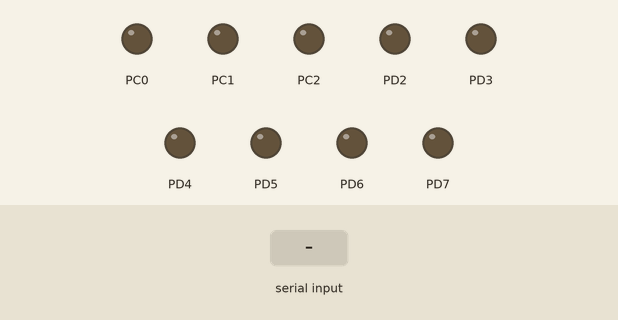
A program run on a simulated ATmega32, built with avr-gcc and emulated at 8 MHz. Parts: output pins drawn as LEDs (lit = HIGH). The inputs (shaded band) are chosen by the test bench.

Above: at 1.2 s.
1.3 s: "O" received over Serial
At 1.8 s:
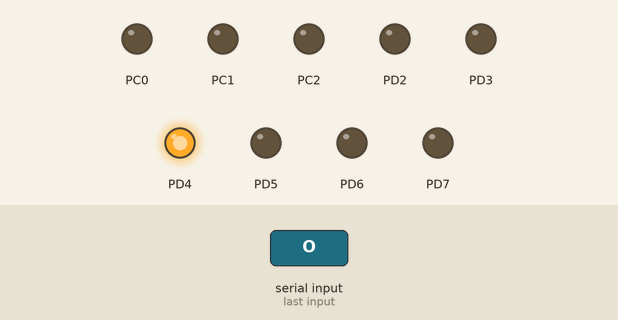
2.8 s: "1" received over Serial
At 4.1 s:
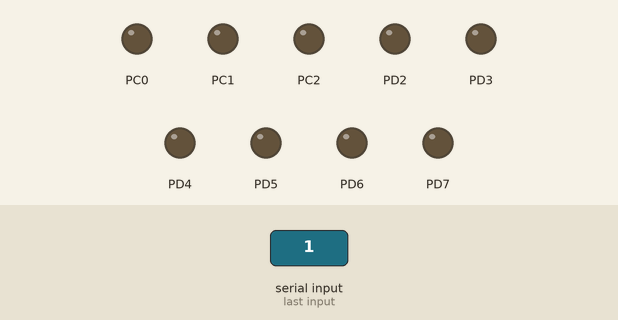
Timing chart, 0 to 5.8 s (numbered marks = the images above; inputs shaded):
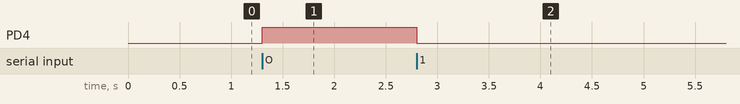

The program:

main.c
```c
/*
 * main.c
 *
 *  Created on: Dec 25, 2023
 *      Author: Saker
 */


#include "BIT_MATH.h"
#include "STD_TYPES.h"
#include "DIO_interface.h"

#include "USART_interface.h"


int main()
{

	u8 Local_u8Data = 0;
	DIO_voidInit();
	USART_voidInit();
//	DIO_u8SetPinValue(DIO_u8PORTA, DIO_u8PIN0, DIO_u8HIGH);


	while(1)
	{
		Local_u8Data = USART_u8Receive();

		if(Local_u8Data == 'O')
		{
			DIO_u8SetPinValue(DIO_u8PORTD, DIO_u8PIN4, DIO_u8HIGH);
		}
		else
		{
			DIO_u8SetPinValue(DIO_u8PORTD, DIO_u8PIN4, DIO_u8LOW);
		}
//		if(GET_BIT(DIO_u8PORTA, 0) == 1)
//		{
//			USART_voidSendData('O');
//		}
//		else
//		{
//			USART_voidSendData('F');
//		}
	}
}
```

BIT_MATH.h
```c
#ifndef _BIT_MATH_H
#define _BIT_MATH_H

#define SET_BIT(REG,BIT_NUMBER) 			(REG |=(1<<BIT_NUMBER))
#define CLR_BIT(REG,BIT_NUMBER) 			(REG &=~(1<<BIT_NUMBER))
#define TOGGLE_BIT(REG,BIT_NUMBER) 			(REG ^=(1<<BIT_NUMBER))
#define GET_BIT(REG,BIT_NUMBER) 			((REG>>BIT_NUMBER)&1)


#endif
```

DIO_config.h
```c
/*
 * DIO_config.h
 *
 *  Created on: Dec 6, 2023
 *      Author: pc
 */

#ifndef DIO_CONFIG_H_
#define DIO_CONFIG_H_
					/*PORTA DIRECTIONS
					 	 	 	 	 	 * Options : 1- DIO_u8INPUT
					 	 	 	 	 	 * 			 2- DIO_u8OUTPUT */
#define PORTA_PIN0_DIRECTION				DIO_u8INPUT
#define PORTA_PIN1_DIRECTION				DIO_u8INPUT
#define PORTA_PIN2_DIRECTION				DIO_u8INPUT
#define PORTA_PIN3_DIRECTION				DIO_u8INPUT
#define PORTA_PIN4_DIRECTION				DIO_u8INPUT
#define PORTA_PIN5_DIRECTION				DIO_u8INPUT
#define PORTA_PIN6_DIRECTION				DIO_u8INPUT
#define PORTA_PIN7_DIRECTION				DIO_u8INPUT
					/*PORTB DIRECTIONS*/
#define PORTB_PIN0_DIRECTION				DIO_u8INPUT
#define PORTB_PIN1_DIRECTION				DIO_u8INPUT
#define PORTB_PIN2_DIRECTION				DIO_u8INPUT
#define PORTB_PIN3_DIRECTION				DIO_u8INPUT
#define PORTB_PIN4_DIRECTION				DIO_u8INPUT
#define PORTB_PIN5_DIRECTION				DIO_u8INPUT
#define PORTB_PIN6_DIRECTION				DIO_u8INPUT
#define PORTB_PIN7_DIRECTION				DIO_u8INPUT
					/*PORTC DIRECTIONS*/
#define PORTC_PIN0_DIRECTION				DIO_u8OUTPUT
#define PORTC_PIN1_DIRECTION				DIO_u8OUTPUT
#define PORTC_PIN2_DIRECTION				DIO_u8OUTPUT
#define PORTC_PIN3_DIRECTION				DIO_u8INPUT
#define PORTC_PIN4_DIRECTION				DIO_u8INPUT
#define PORTC_PIN5_DIRECTION				DIO_u8INPUT
#define PORTC_PIN6_DIRECTION				DIO_u8INPUT
#define PORTC_PIN7_DIRECTION				DIO_u8INPUT
					/*PORTD DIRECTIONS*/
#define PORTD_PIN0_DIRECTION				DIO_u8INPUT
#define PORTD_PIN1_DIRECTION				DIO_u8OUTPUT
#define PORTD_PIN2_DIRECTION				DIO_u8OUTPUT
#define PORTD_PIN3_DIRECTION				DIO_u8OUTPUT
#define PORTD_PIN4_DIRECTION				DIO_u8OUTPUT
#define PORTD_PIN5_DIRECTION				DIO_u8OUTPUT
#define PORTD_PIN6_DIRECTION				DIO_u8OUTPUT
#define PORTD_PIN7_DIRECTION				DIO_u8OUTPUT

					/*PORTA Initial Values
					 	 	 	 	 	 * Options : 1- DIO_u8LOW
					 	 	 	 	 	 * 			 2- DIO_u8HIGH */
#define PORTA_PIN0_INITIAL_VALUE				DIO_u8LOW
#define PORTA_PIN1_INITIAL_VALUE				DIO_u8LOW
#define PORTA_PIN2_INITIAL_VALUE				DIO_u8LOW
#define PORTA_PIN3_INITIAL_VALUE				DIO_u8LOW
#define PORTA_PIN4_INITIAL_VALUE				DIO_u8LOW
#define PORTA_PIN5_INITIAL_VALUE				DIO_u8LOW
#define PORTA_PIN6_INITIAL_VALUE				DIO_u8LOW
#define PORTA_PIN7_INITIAL_VALUE				DIO_u8LOW

					/*PORTB Initial Values */

#define PORTB_PIN0_INITIAL_VALUE				DIO_u8LOW
#define PORTB_PIN1_INITIAL_VALUE				DIO_u8LOW
#define PORTB_PIN2_INITIAL_VALUE				DIO_u8LOW
#define PORTB_PIN3_INITIAL_VALUE				DIO_u8LOW
#define PORTB_PIN4_INITIAL_VALUE				DIO_u8LOW
#define PORTB_PIN5_INITIAL_VALUE				DIO_u8LOW
#define PORTB_PIN6_INITIAL_VALUE				DIO_u8LOW
#define PORTB_PIN7_INITIAL_VALUE				DIO_u8LOW

					/*PORTC Initial Values */
#define PORTC_PIN0_INITIAL_VALUE				DIO_u8LOW
#define PORTC_PIN1_INITIAL_VALUE				DIO_u8LOW
#define PORTC_PIN2_INITIAL_VALUE				DIO_u8LOW
#define PORTC_PIN3_INITIAL_VALUE				DIO_u8LOW
#define PORTC_PIN4_INITIAL_VALUE				DIO_u8LOW
#define PORTC_PIN5_INITIAL_VALUE				DIO_u8LOW
#define PORTC_PIN6_INITIAL_VALUE				DIO_u8LOW
#define PORTC_PIN7_INITIAL_VALUE				DIO_u8LOW

					/*PORTD Initial Values */
#define PORTD_PIN0_INITIAL_VALUE				DIO_u8LOW
#define PORTD_PIN1_INITIAL_VALUE				DIO_u8LOW
#define PORTD_PIN2_INITIAL_VALUE				DIO_u8LOW
#define PORTD_PIN3_INITIAL_VALUE				DIO_u8LOW
#define PORTD_PIN4_INITIAL_VALUE				DIO_u8LOW
#define PORTD_PIN5_INITIAL_VALUE				DIO_u8LOW
#define PORTD_PIN6_INITIAL_VALUE				DIO_u8LOW
#define PORTD_PIN7_INITIAL_VALUE				DIO_u8LOW


#endif /* DIO_CONFIG_H_ */
```

DIO_interface.h
```c
/*
 * DIO_interface.h
 *
 *  Created on: Dec 6, 2023
 *      Author: pc
 */

#ifndef DIO_INTERFACE_H_
#define DIO_INTERFACE_H_

#define DIO_u8INPUT				0
#define DIO_u8OUTPUT			1

#define DIO_u8ALL_INPUT			0
#define DIO_u8ALL_OUTPUT		0xFF

#define DIO_u8PORTA				1
#define DIO_u8PORTB				2
#define DIO_u8PORTC				3
#define DIO_u8PORTD				4

#define DIO_u8LOW				0
#define DIO_u8HIGH				1

#define DIO_u8PIN0				0
#define DIO_u8PIN1				1
#define DIO_u8PIN2				2
#define DIO_u8PIN3				3
#define DIO_u8PIN4				4
#define DIO_u8PIN5				5
#define DIO_u8PIN6				6
#define DIO_u8PIN7				7

void DIO_voidInit(void);
//u8 DIO_u8SetPinDirection(u8 Copy_u8Port ,u8 Copy_u8Pin ,u8 Copy_u8Direction);
u8 DIO_u8SetPinValue(u8 Copy_u8Port ,u8 Copy_u8Pin ,u8 Copy_u8Value);
//u8 DIO_u8SetPortDirection(u8 Copy_u8Port ,u8 Copy_u8Direction);
u8 DIO_u8SetPortValue(u8 Copy_u8Port ,u8 Copy_u8Value);
u8 DIO_u8GetPinValue(u8 Copy_u8Port ,u8 Copy_u8Pin, u8* Copy_pu8Value);
u8 DIO_u8GetPortValue(u8 Copy_u8Port , u8* Copy_pu8Value);

#endif /* DIO_INTERFACE_H_ */
```

DIO_private.h
```c
/*
 * DIO_private.h
 *
 *  Created on: Dec 6, 2023
 *      Author: pc
 */

#ifndef DIO_PRIVATE_H_
#define DIO_PRIVATE_H_

#define CONCATENATION(b7,b6,b5,b4,b3,b2,b1,b0)			CONCATENATION_HELPER(b7,b6,b5,b4,b3,b2,b1,b0)
#define CONCATENATION_HELPER(b7,b6,b5,b4,b3,b2,b1,b0)	0b##b7##b6##b5##b4##b3##b2##b1##b0

#define PORTA_DIRECTION 		CONCATENATION(PORTA_PIN7_DIRECTION,PORTA_PIN6_DIRECTION,PORTA_PIN5_DIRECTION,PORTA_PIN4_DIRECTION,PORTA_PIN3_DIRECTION,PORTA_PIN2_DIRECTION,PORTA_PIN1_DIRECTION,PORTA_PIN0_DIRECTION)
#define PORTB_DIRECTION 		CONCATENATION(PORTB_PIN7_DIRECTION,PORTB_PIN6_DIRECTION,PORTB_PIN5_DIRECTION,PORTB_PIN4_DIRECTION,PORTB_PIN3_DIRECTION,PORTB_PIN2_DIRECTION,PORTB_PIN1_DIRECTION,PORTB_PIN0_DIRECTION)
#define PORTC_DIRECTION 		CONCATENATION(PORTC_PIN7_DIRECTION,PORTC_PIN6_DIRECTION,PORTC_PIN5_DIRECTION,PORTC_PIN4_DIRECTION,PORTC_PIN3_DIRECTION,PORTC_PIN2_DIRECTION,PORTC_PIN1_DIRECTION,PORTC_PIN0_DIRECTION)
#define PORTD_DIRECTION 		CONCATENATION(PORTD_PIN7_DIRECTION,PORTD_PIN6_DIRECTION,PORTD_PIN5_DIRECTION,PORTD_PIN4_DIRECTION,PORTD_PIN3_DIRECTION,PORTD_PIN2_DIRECTION,PORTD_PIN1_DIRECTION,PORTD_PIN0_DIRECTION)

#define PORTA_INITIAL_VALUE     CONCATENATION(PORTA_PIN7_INITIAL_VALUE,PORTA_PIN6_INITIAL_VALUE,PORTA_PIN5_INITIAL_VALUE,PORTA_PIN4_INITIAL_VALUE,PORTA_PIN3_INITIAL_VALUE,PORTA_PIN2_INITIAL_VALUE,PORTA_PIN1_INITIAL_VALUE,PORTA_PIN0_INITIAL_VALUE)
#define PORTB_INITIAL_VALUE     CONCATENATION(PORTB_PIN7_INITIAL_VALUE,PORTB_PIN6_INITIAL_VALUE,PORTB_PIN5_INITIAL_VALUE,PORTB_PIN4_INITIAL_VALUE,PORTB_PIN3_INITIAL_VALUE,PORTB_PIN2_INITIAL_VALUE,PORTB_PIN1_INITIAL_VALUE,PORTB_PIN0_INITIAL_VALUE)
#define PORTC_INITIAL_VALUE     CONCATENATION(PORTC_PIN7_INITIAL_VALUE,PORTC_PIN6_INITIAL_VALUE,PORTC_PIN5_INITIAL_VALUE,PORTC_PIN4_INITIAL_VALUE,PORTC_PIN3_INITIAL_VALUE,PORTC_PIN2_INITIAL_VALUE,PORTC_PIN1_INITIAL_VALUE,PORTC_PIN0_INITIAL_VALUE)
#define PORTD_INITIAL_VALUE     CONCATENATION(PORTD_PIN7_INITIAL_VALUE,PORTD_PIN6_INITIAL_VALUE,PORTD_PIN5_INITIAL_VALUE,PORTD_PIN4_INITIAL_VALUE,PORTD_PIN3_INITIAL_VALUE,PORTD_PIN2_INITIAL_VALUE,PORTD_PIN1_INITIAL_VALUE,PORTD_PIN0_INITIAL_VALUE)


#endif /* DIO_PRIVATE_H_ */
```

DIO_program.c
```c
/*
 * DIO_Program.c
 *
 *  Created on: Dec 6, 2023
 *      Author: pc
 */
#include"STD_TYPES.h"
#include"BIT_MATH.h"
#include"DIO_register.h"
#include"DIO_private.h"
#include"DIO_interface.h"
#include"DIO_config.h"

void DIO_voidInit(void)
{
	DDRA = PORTA_DIRECTION;
	DDRB = PORTB_DIRECTION;
	DDRC = PORTC_DIRECTION;
	DDRD = PORTD_DIRECTION;

	PORTA = PORTA_INITIAL_VALUE;
	PORTB = PORTB_INITIAL_VALUE;
	PORTC = PORTC_INITIAL_VALUE;
	PORTD = PORTD_INITIAL_VALUE;
}
u8 DIO_u8SetPinValue(u8 Copy_u8Port ,u8 Copy_u8Pin ,u8 Copy_u8Value)
{
	u8 Local_u8ErrorState=OK;
	if(Copy_u8Pin < 8)
	{
		if(Copy_u8Value == DIO_u8LOW)
		{
			switch(Copy_u8Port)
			{
			case DIO_u8PORTA:
				CLR_BIT(PORTA , Copy_u8Pin);
				break;
			case DIO_u8PORTB:
				CLR_BIT(PORTB , Copy_u8Pin);
				break;
			case DIO_u8PORTC:
				CLR_BIT(PORTC , Copy_u8Pin);
				break;
			case DIO_u8PORTD:
				CLR_BIT(PORTD , Copy_u8Pin);
				break;
			default:
				Local_u8ErrorState= NOT_OK;
				break;
			}
		}
		else if(Copy_u8Value == DIO_u8HIGH)
		{
			switch(Copy_u8Port)
			{
			case DIO_u8PORTA:
				SET_BIT(PORTA , Copy_u8Pin);
				break;
			case DIO_u8PORTB:
				SET_BIT(PORTB , Copy_u8Pin);
				break;
			case DIO_u8PORTC:
				SET_BIT(PORTC , Copy_u8Pin);
				break;
			case DIO_u8PORTD:
				SET_BIT(PORTD , Copy_u8Pin);
				break;
			default:
				Local_u8ErrorState=NOT_OK;
				break;
			}
		}
		else
		{
			Local_u8ErrorState=NOT_OK;
		}
	}
	else
	{
		Local_u8ErrorState=NOT_OK;
	}
	return Local_u8ErrorState;
}
u8 DIO_u8SetPortValue(u8 Copy_u8Port ,u8 Copy_u8Value)
{
	u8 Local_ErrorState=OK;
	switch(Copy_u8Port)
	{
	case DIO_u8PORTA:
		PORTA = Copy_u8Value;
		break;
	case DIO_u8PORTB:
		PORTB = Copy_u8Value;
		break;
	case DIO_u8PORTC:
		PORTC = Copy_u8Value;
		break;
	case DIO_u8PORTD:
		PORTD = Copy_u8Value;
		break;
	default:
		Local_ErrorState=NOT_OK;
		break;
	}
	return Local_ErrorState;
}
u8 DIO_u8GetPinValue(u8 Copy_u8Port ,u8 Copy_u8Pin, u8* Copy_pu8Value)
{
	u8 Local_ErrorState=OK;
	if(Copy_u8Pin < 8)
	{
		if(Copy_pu8Value != ((u8 *)NULL))
		{
			switch(Copy_u8Port)
			{
				case DIO_u8PORTA:
					*Copy_pu8Value = GET_BIT(PINA,Copy_u8Pin);
					break;
				case DIO_u8PORTB:
					*Copy_pu8Value = GET_BIT(PINB,Copy_u8Pin);
					break;
				case DIO_u8PORTC:
					*Copy_pu8Value = GET_BIT(PINC,Copy_u8Pin);
					break;
				case DIO_u8PORTD:
					*Copy_pu8Value = GET_BIT(PIND,Copy_u8Pin);
					break;
				default:
					Local_ErrorState=NOT_OK;
					break;
			}
		}
		else
		{
			Local_ErrorState=NOT_OK;
		}
	}
	else
	{
		Local_ErrorState=NOT_OK;
	}
	return Local_ErrorState;
}
u8 DIO_u8GetPortValue(u8 Copy_u8Port , u8* Copy_pu8Value)
{
	u8 Local_ErrorState=OK;
	if(Copy_pu8Value != ((u8 *)NULL))
	{
		switch(Copy_u8Port)
		{
			case DIO_u8PORTA:
				*Copy_pu8Value = PINA ;
				break;
			case DIO_u8PORTB:
				*Copy_pu8Value = PINB;
				break;
			case DIO_u8PORTC:
				*Copy_pu8Value = PINC;
				break;
			case DIO_u8PORTD:
				*Copy_pu8Value = PIND;
				break;
			default:
				Local_ErrorState=NOT_OK;
				break;
		}
	}
	else
	{
		Local_ErrorState=NOT_OK;
	}
	return Local_ErrorState;
}
```

DIO_register.h
```c
/*
 * DIO_register.h
 *
 *  Created on: Dec 6, 2023
 *      Author: pc
 */

#ifndef DIO_REGISTER_H_
#define DIO_REGISTER_H_

#define 	PORTA			*((volatile u8 *)(0x3B))
#define 	DDRA			*((volatile u8 *)(0x3A))
#define 	PINA			*((volatile u8 *)(0x39))

#define 	PORTB			*((volatile u8 *)(0x38))
#define 	DDRB			*((volatile u8 *)(0x37))
#define 	PINB			*((volatile u8 *)(0x36))

#define 	PORTC			*((volatile u8 *)(0x35))
#define 	DDRC			*((volatile u8 *)(0x34))
#define 	PINC			*((volatile u8 *)(0x33))

#define 	PORTD			*((volatile u8 *)(0x32))
#define 	DDRD			*((volatile u8 *)(0x31))
#define 	PIND			*((volatile u8 *)(0x30))


#endif /* DIO_REGISTER_H_ */
```

GIE_config.h
```c
/*
 * GIE_config.h
 *
 *  Created on: Dec 13, 2023
 *      Author: Saker
 */

#ifndef GIE_CONFIG_H_
#define GIE_CONFIG_H_


#endif /* GIE_CONFIG_H_ */
```

GIE_interface.h
```c
/*
 * GIE_interface.h
 *
 *  Created on: Dec 13, 2023
 *      Author: Saker
 */

#ifndef GIE_INTERFACE_H_
#define GIE_INTERFACE_H_

void GIE_voidEnable();
void GIE_voidDisbale();

#endif /* GIE_INTERFACE_H_ */
```

GIE_porgram.c
```c
/*
 * GIE_porgram.c
 *
 *  Created on: Dec 13, 2023
 *      Author: Saker
 */
#include "STD_TYPES.h"
#include "BIT_MATH.h"

#include "GIE_config.h"
#include "GIE_interface.h"
#include "GIE_private.h"
#include "GIE_register.h"


void GIE_voidEnable()
{
	SET_BIT(SREG, 7);
}
void GIE_voidDisbale()
{
	CLR_BIT(SREG, 7);
}
```

GIE_private.h
```c
/*
 * GIE_private.h
 *
 *  Created on: Dec 13, 2023
 *      Author: Saker
 */

#ifndef GIE_PRIVATE_H_
#define GIE_PRIVATE_H_


#endif /* GIE_PRIVATE_H_ */
```

GIE_register.h
```c
/*
 * GIE_register.h
 *
 *  Created on: Dec 13, 2023
 *      Author: Saker
 */

#ifndef GIE_REGISTER_H_
#define GIE_REGISTER_H_

#define 	SREG			*((volatile u8*)(0x5F))

#endif /* GIE_REGISTER_H_ */
```

STD_TYPES.h
```c
#ifndef STD_TYPES_H
#define STD_TYPES_H

typedef		unsigned char 				u8;
typedef		signed char					s8;


typedef		unsigned short int 			u16;
typedef		signed short int			s16;


typedef		unsigned long int 			u32;
typedef		signed long int				s32;


typedef		unsigned long long int 		u64;
typedef		signed long long int		s64;


typedef		float 						f32;


typedef		double 						f64;
typedef		long double 				f96;


#define 	OK							0
#define 	NOT_OK						1

#define 	NULL						0

#endif
```

USART_config.h
```c
/*
 * USART_config.h
 *
 *  Created on: Dec 25, 2023
 *      Author: Saker
 */

#ifndef USART_CONFIG_H_
#define USART_CONFIG_H_

#define 	PARITY				EVEN_PARITY

#endif /* USART_CONFIG_H_ */
```

USART_interface.h
```c
/*
 * USART_interface.h
 *
 *  Created on: Dec 25, 2023
 *      Author: Saker
 */

#ifndef USART_INTERFACE_H_
#define USART_INTERFACE_H_

void USART_voidInit();
void USART_voidSendData(u8 Copy_u8Data);
u8 USART_u8Receive(void);

#endif /* USART_INTERFACE_H_ */
```

USART_private.h
```c
/*
 * USART_private.h
 *
 *  Created on: Dec 25, 2023
 *      Author: Saker
 */

#ifndef USART_PRIVATE_H_
#define USART_PRIVATE_H_


#define 	NO_PARITY			 0
#define 	EVEN_PARITY			 0b00100000
#define 	ODD_PRARITY			 0b00110000


#endif /* USART_PRIVATE_H_ */
```

USART_program.c
```c
/*
 * USART_program.c
 *
 *  Created on: Dec 25, 2023
 *      Author: Saker
 */

#include "BIT_MATH.h"
#include "STD_TYPES.h"
#include "DIO_interface.h"

#include "USART_interface.h"
#include "USART_private.h"
#include "USART_register.h"
#include "USART_config.h"


void USART_voidInit()
{
	u8 Local_u8UCSRC = 0b10000110;
	/* Set Character Size */
	CLR_BIT(UCSRB, 2);
	SET_BIT(Local_u8UCSRC, 2);
	SET_BIT(Local_u8UCSRC, 1);

	/*	Select UCSRC */
	SET_BIT(Local_u8UCSRC, 7);

	/*	Select Mode Asynchronous*/
	CLR_BIT(Local_u8UCSRC, 6);

	/*	Selecting Type of Parity*/
	Local_u8UCSRC &= 0b11001111;
	Local_u8UCSRC |= PARITY;

	/*	Selecting Stop bit Numbers*/
	CLR_BIT(Local_u8UCSRC, 3);


	UCSRC = Local_u8UCSRC;

	/*	BAUD RATE = 9600*/
	UBRRL = 51;
	/* Enable Receiver and Transmitter */
	SET_BIT(UCSRB, 4);
	SET_BIT(UCSRB, 3);
}
void USART_voidSendData(u8 Copy_u8Data)
{
	/* CHeck if the data register is empty or not */
	while((GET_BIT(UCSRA, 5)) != 1)
	{
		asm("NOP");
	}
	/* Put the variable being sent in the register */
	UDR = Copy_u8Data;
}
u8 USART_u8Receive(void)
{

	while((GET_BIT(UCSRA, 7)) != 1)
	{
		asm("NOP");
	}

	return UDR;
}
```

USART_register.h
```c
/*
 * USART_register.h
 *
 *  Created on: Dec 25, 2023
 *      Author: Saker
 */

#ifndef USART_REGISTER_H_
#define USART_REGISTER_H_


#define 	UDR				*((volatile u8*)(0x2C))
#define 	UCSRA			*((volatile u8*)(0x2B))
#define 	UCSRB			*((volatile u8*)(0x2A))
#define 	UCSRC			*((volatile u8*)(0x40))
#define 	UBRRL			*((volatile u8*)(0x29))


#endif /* USART_REGISTER_H_ */
```

Measured:
- after the input at 1.3 s, PD4: LOW → HIGH at once
- after the input at 2.8 s, PD4: HIGH → LOW at once
